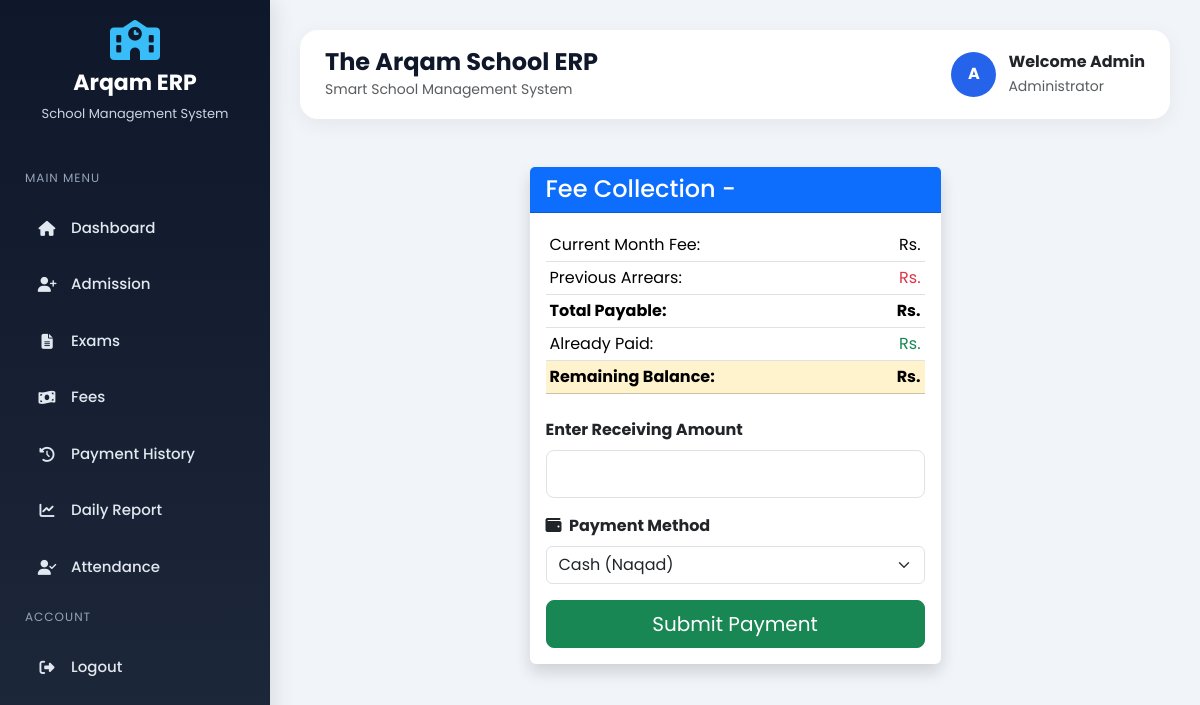
Before: /fees/pay/11 with the older database file.
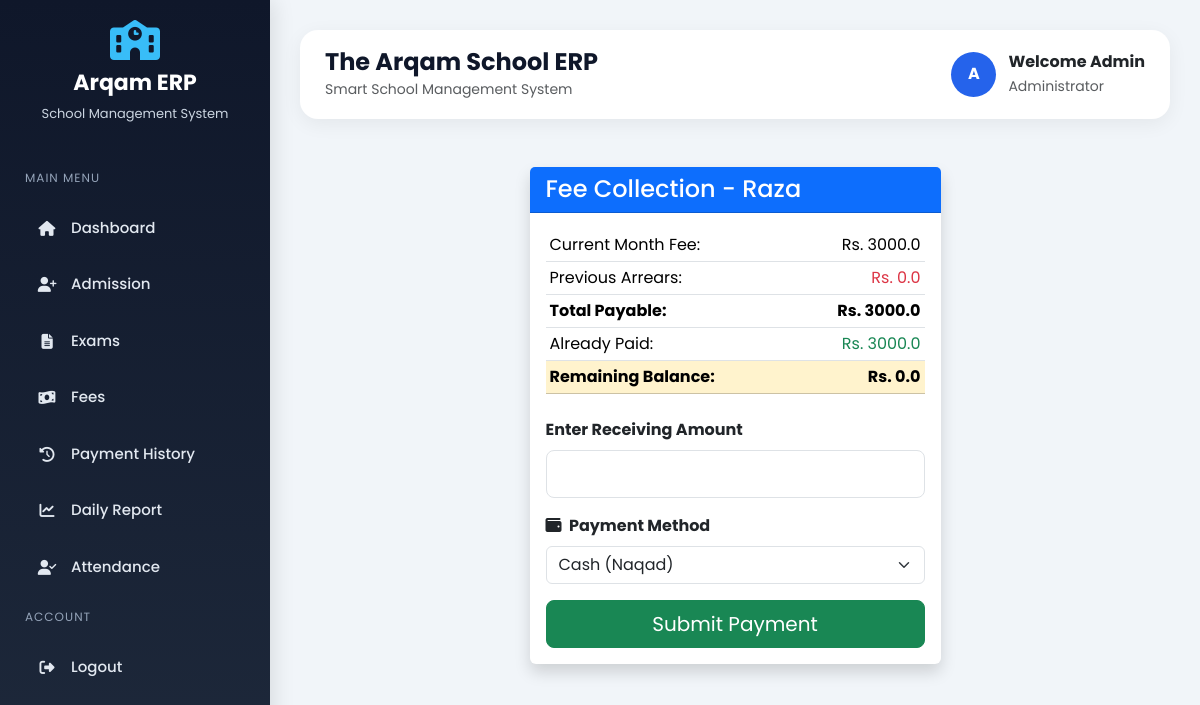
After: the same page with the newer database file.
### tables this page shows
CREATE TABLE students (
            id INTEGER PRIMARY KEY AUTOINCREMENT,
            name TEXT NOT NULL,
            father_name TEXT,
            father_id TEXT,
            class_name TEXT NOT NULL,
            dob DATE,
            gender TEXT,
            address TEXT,
            contact TEXT,
            photo TEXT DEFAULT 'default.png' -- Naya column
        , discount REAL DEFAULT 0);

CREATE TABLE vouchers (
            id INTEGER PRIMARY KEY AUTOINCREMENT,
            student_id INTEGER,
            month TEXT,
            year TEXT,
            current_fee REAL,
            arrears REAL,
            total_payable REAL,
            paid_amount REAL DEFAULT 0,
            remaining_balance REAL,
            status TEXT DEFAULT 'Unpaid', payment_date TEXT, payment_method TEXT DEFAULT 'Cash',
            FOREIGN KEY (student_id) REFERENCES students (id)
        );

### modules/fees.py (the view, shortened to what this page needs)
@fees_bp.route("/pay/<int:v_id>", methods=["GET", "POST"])
def pay_voucher(v_id):
    conn = sqlite3.connect(DB_PATH)
    conn.row_factory = sqlite3.Row
    cursor = conn.cursor()
    voucher = cursor.execute("""
        SELECT v.*, s.name, s.class_name, s.father_name FROM vouchers v
        JOIN students s ON v.student_id = s.id WHERE v.id = ?
    """, (v_id,)).fetchone()
    conn.close()
    return render_template("fees/pay_voucher.html", v=voucher)

### templates/fees/pay_voucher.html (shortened to what this page needs)
{% extends "base.html" %}
{% block content %}
<div class="container mt-5">
    <div class="row justify-content-center">
        <div class="col-md-6">
            <div class="card shadow border-0">
                <div class="card-header bg-primary text-white">
                    <h4 class="mb-0">Fee Collection - {{ v.name }}</h4>
                </div>
                <div class="card-body">
                    <table class="table table-sm borderless">
                        <tr><td>Current Month Fee:</td><td class="text-end">Rs. {{ v.current_fee }}</td></tr>
                        <tr><td>Previous Arrears:</td><td class="text-end text-danger">Rs. {{ v.arrears }}</td></tr>
                        <tr class="fw-bold border-top"><td>Total Payable:</td><td class="text-end">Rs. {{ v.total_payable }}</td></tr>
                        <tr><td>Already Paid:</td><td class="text-end text-success">Rs. {{ v.paid_amount }}</td></tr>
                        <tr class="table-warning"><td><strong>Remaining Balance:</strong></td><td class="text-end"><strong>Rs. {{ v.remaining_balance }}</strong></td></tr>
                    </table>
                    <form method="POST" class="mt-4">
                        <div class="mb-3">
                            <label class="form-label fw-bold">Enter Receiving Amount</label>
                            <input type="number" name="receiving_amount" class="form-control form-control-lg" max="{{ v.remaining_balance }}" required>
                        </div>
                        <div class="mb-3">
    <label class="form-label fw-bold"><i class="fas fa-wallet me-1"></i> Payment Method</label>
    <select name="payment_method" class="form-select">
        <option value="Cash">Cash (Naqad)</option>
    </select>
</div>
                        <button type="submit" class="btn btn-success w-100 btn-lg">Submit Payment</button>
                    </form>
                </div>
            </div>
        </div>
    </div>
</div>
{% endblock %}

Changed rows visible on the page:
added students: name "Raza"
added vouchers: current_fee "3000.0", arrears "0.0", total_payable "3000.0", paid_amount "3000.0", remaining_balance "0.0"
